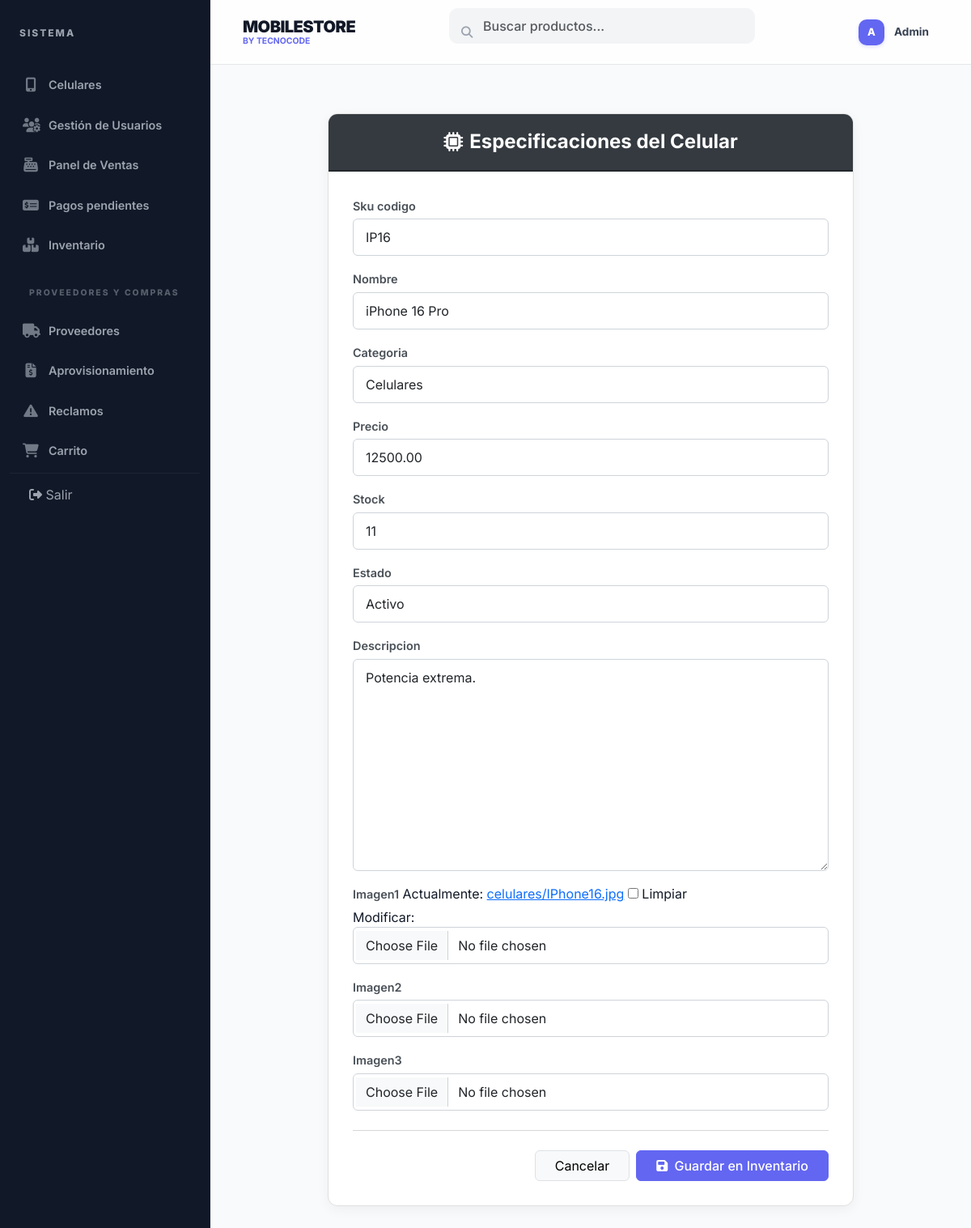
/celulares/editar/1/ (signed in), run on an earlier commit of the app's database.
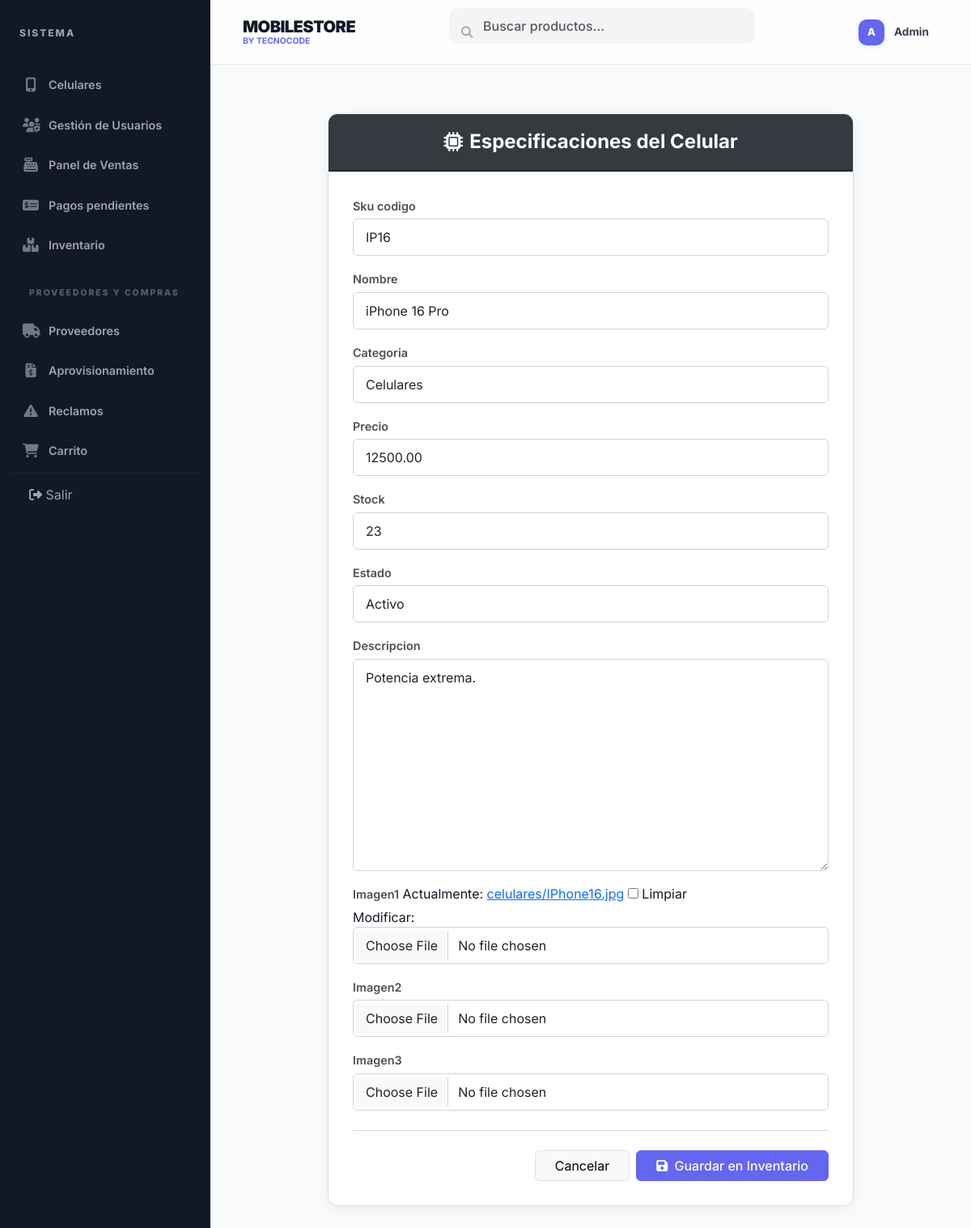
And on a later commit of the database.
### Login/models.py (models this page shows, shortened)
class Producto(models.Model):
    ESTADO_CHOICES = [
        ('Activo', 'Activo'),
        ('Borrador', 'Borrador'),
        ('Inactivo', 'Inactivo'),
    ]
    id_producto = models.AutoField(primary_key=True)
    sku_codigo = models.CharField(max_length=50, unique=True) # Código único de identificación
    nombre = models.CharField(max_length=100)
    categoria = models.ForeignKey(CategoriaProducto, on_delete=models.SET_NULL, null=True, blank=True, db_column='id_categoria')
    precio = models.DecimalField(max_digits=10, decimal_places=2, validators=[MinValueValidator(0.01)])
    stock = models.IntegerField(default=0, validators=[MinValueValidator(0)])
    estado = models.CharField(max_length=10, choices=ESTADO_CHOICES, default='Activo')
    descripcion = models.TextField(blank=True, null=True)
    imagen1 = models.ImageField(upload_to='productos/', blank=True, null=True)
    imagen2 = models.ImageField(upload_to='productos/', blank=True, null=True)
    imagen3 = models.ImageField(upload_to='productos/', blank=True, null=True)
    class Meta:
        db_table = 'producto'

### Login/views.py (the view)
# urls.py: path('celulares/editar/<int:pk>/', CelularUpdateView.as_view(), name='editar_celular'),
class CelularUpdateView(LoginRequiredMixin, UserPassesTestMixin, UpdateView):
    model = Producto
    fields = '__all__'
    template_name = 'celulares/formulario_celular.html'
    success_url = reverse_lazy('lista_celulares')
    def test_func(self):
        return self.request.user.is_superuser

### Login/context_processors.py (called while the page is built)
def global_context(request):
    data = {
        'cart_count': 0,
        'pendientes_count': 0
    }
    if request.user.is_authenticated:
        cart = Carrito.objects.filter(usuario=request.user, estado='Activo').first()
        data['cart_count'] = cart.detalles.count() if cart else 0
        if request.user.is_superuser or request.user.rol in ['Administrador', 'Vendedor']:
            data['pendientes_count'] = Pago.objects.filter(estado='Pendiente').count()
    return data

### Login/models.py (called while the page is built)
    def __str__(self):
        return self.nombre_categoria

### templates/celulares/formulario_celular.html (shortened to what this page needs)
{% extends 'base.html' %}
{% block content %}
<div class="form-wrapper">
    <div class="main-card">
        <div class="card-header-custom d-flex align-items-center justify-content-center gap-2">
            <i class="fas fa-microchip fs-4"></i>
            <h4 class="mb-0 fw-bold">Especificaciones del Celular</h4>
        </div>
        <div class="form-body">
            <form method="post" enctype="multipart/form-data">
                {% for field in form %}
                    <div class="mb-3">
                        <label class="form-label">{{ field.label }}</label>
                        {{ field }}
                    </div>
                {% endfor %}
                <hr class="my-4 text-muted">
                <div class="d-flex justify-content-end gap-2">
                    <a href="{% url 'lista_celulares' %}" class="btn btn-light border px-4">Cancelar</a>
                    <button type="submit" class="btn btn-primary px-4 fw-medium">
                        <i class="fas fa-save me-1"></i> Guardar en Inventario
                    </button>
                </div>
            </form>
        </div>
    </div>
</div>
{% endblock %}

What changed in the data, as far as the page shows it:
changed Producto "IP16": stock "11" → "23"
